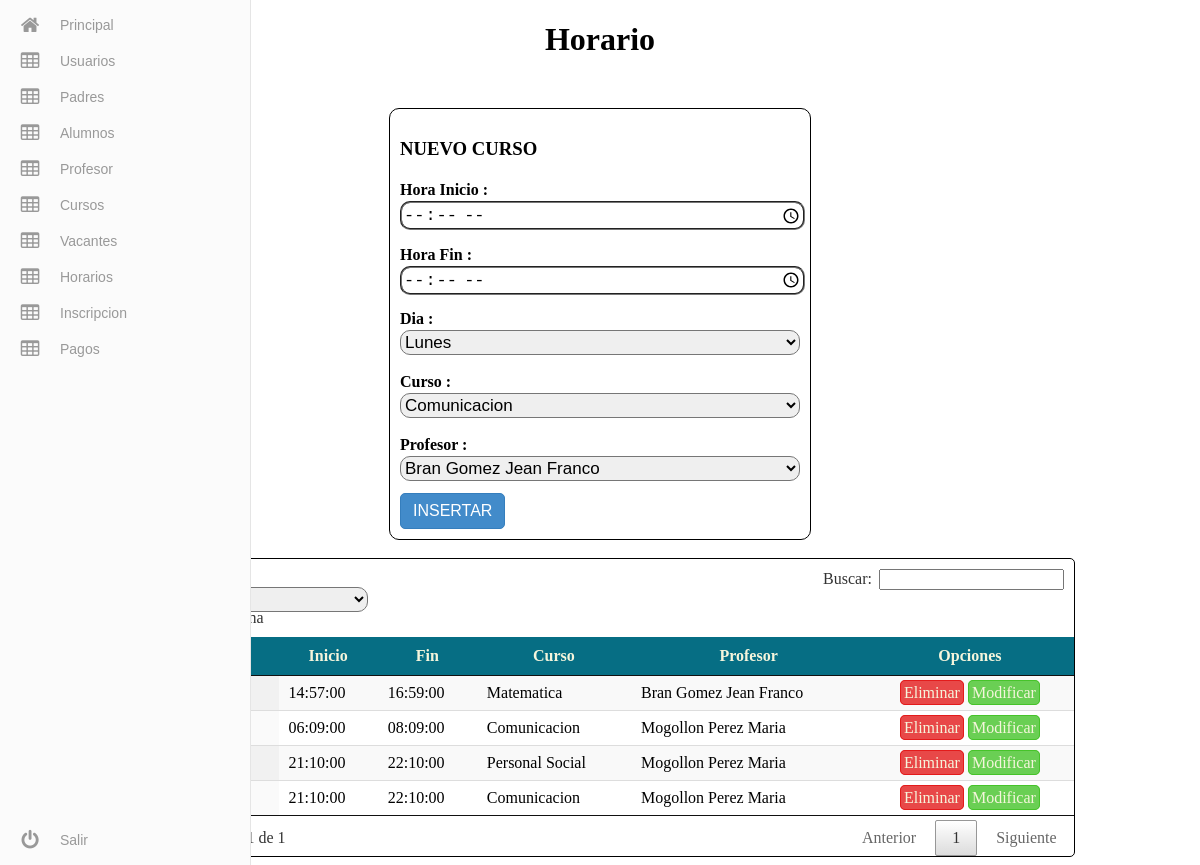
Page /admin/Horario/nuevo.php?id=4 (signed in) on the committed database.
### tables this page shows
CREATE TABLE `horario_d` (
  `id_deta` int(11) NOT NULL,
  `id_horario` int(11) NOT NULL,
  `dia` int(11) NOT NULL,
  `dia_nombre` varchar(45) NOT NULL,
  `id_curso` int(11) NOT NULL,
  `hora_i` time NOT NULL,
  `hora_f` time NOT NULL,
  `id_profesor` int(11) NOT NULL
);

CREATE TABLE `cursos` (
  `id_curso` int(11) NOT NULL,
  `curso` varchar(50) NOT NULL
);

CREATE TABLE `profesor` (
  `id_profesor` int(11) NOT NULL,
  `nombre` varchar(45) NOT NULL,
  `paterno` varchar(45) NOT NULL,
  `materno` varchar(45) NOT NULL,
  `direccion` varchar(45) NOT NULL,
  `telefono` varchar(10) NOT NULL,
  `genero` varchar(10) NOT NULL,
  `correo` varchar(45) NOT NULL,
  `id_usuario` int(11) NOT NULL
);

### admin/Horario/nuevo.php (the view, shortened to what this page needs)
<?php
    $re=mysql_query("SELECT id_curso,curso FROM cursos");
    $re2=mysql_query("SELECT id_profesor,paterno,materno,nombre FROM profesor");
?>
<!DOCTYPE html>
<html>
  <head>
    <link rel="stylesheet" href="../css/menu.css">
    <link rel="stylesheet" href="../css/tabla.css?v3">
        <link rel="stylesheet" href="../css/tabla.css?v2">
    <link rel="stylesheet" type="text/css" href="../css/jquery.dataTables.min.css">
    <link rel="stylesheet" type="text/css" href="../css/jquery.dataTables.min.css">
  </head>
  <body>
    <?php
        include ('../include/menu.php');
    ?>
    <center><h1>Horario</h1></center>
       <?php
            if(isset($_GET['id'])){
        ?>
           <form action="insertar2.php" method="post">
                <div class="modificar">
                    <h3>NUEVO CURSO</h3>
                    <h4>Hora Inicio : </h4>
                    <input type="time" name="inicio" value="" required autocomplete="off" autofocus>
                    <h4>Hora Fin : </h4>
                    <input type="time" name="fin" value="" required autocomplete="off" autofocus>
                    <h4>Dia : </h4>
                    <select name="select">
                      <option value="1-Lunes">Lunes</option>
                    </select>
                    <h4>Curso : </h4>
                    <select name="curso">
                               <?php
                                    while ($ver=mysql_fetch_row($re)) {
                               ?>
                                    <option value="<?php echo $ver[0]; ?>"><?php echo $ver[1]; ?></option>
                                <?php
                                    }
                                ?>
                    </select>
                    <h4>Profesor : </h4>
                    <select name="profesor">
                               <?php
                                    while ($ver2=mysql_fetch_row($re2)) {
                               ?>
                                    <option value="<?php echo $ver2[0]; ?>"><?php echo $ver2[1]." ".$ver2[2]." ".$ver2[3]; ?></option>
                                <?php
                                    }
                                ?>
                    </select>
                    <button>INSERTAR</button>
                </div>
            </form>
        <?php
            }
        ?>
        <br>
        <div class="tablas">
        <table id="example" class="display" cellspacing="0" width="100%">
			<thead>
				<tr>
                    <th>Inicio</th>
                    <th>Fin</th>
                    <th>Curso</th>
                    <th>Profesor</th>
					<th>Opciones</th>
				</tr>
			</thead>
			<tbody>
				<?php
                if(isset($_GET['id'])){
                     $id=$_GET['id'];
                    $re=mysql_query("SELECT * FROM horario,horario_d,cursos,profesor WHERE horario.id_horario=horario_d.id_horario AND horario_d.id_curso=cursos.id_curso and horario_d.id_profesor=profesor.id_profesor and horario.id_horario='".$id."'");
                    while($row =mysql_fetch_array($re)){  ?>
					<tr>
						<td><?php echo $row['id_deta']; ?></td>
						<td><?php echo $row['dia_nombre']; ?></td>
                        <td><?php echo $row['hora_i']; ?></td>
                        <td><?php echo $row['hora_f']; ?></td>
                        <td><?php echo $row['curso']; ?></td>
                        <td><?php echo $row['paterno']." ".$row['materno']." ".$row['nombre']; ?></td>
						<td><center><a class="eli" href="eliminar2.php?id=<?php echo $row['id_deta']; ?>&id2=<?php echo $row['id_horario']; ?>" onclick="javascript:return confirmacion();">Eliminar</a>
                            <a class="edi" href="modificar_d.php?id=<?php echo $row['id_deta']; ?>&id2=<?php echo $row['id_horario']; ?>&id3=n" >Modificar</a></center></td>
					</tr>
				<?php }
                    }
                ?>
			</tbody>
		</table>
    </div>
  </body>
</html>

### admin/css/tabla.css (style rules this page uses)
.tablas { border: solid 1px black; width: 80%; min-width: 100px; margin-left: auto; margin-right: auto; border-radius: 5px; }
thead { background: #066e84; margin-top: 5px; color: beige; }
.tablas a { padding: 3px; margin-left: auto; margin-right: auto; border-radius: 5px; text-decoration: none; color: beige; }
.eli { border: solid 1px #E31B1B; background: #e84848; }
.edi { border: solid 1px #46C32A; background: #6acf54; }
.modificar { width: 400px; border: solid 1px black; border-radius: 10px; margin-top: 50px; padding: 10px; margin-left: auto; margin-right: auto; }
.modificar input,select { width: 100%; height: 25px; border-radius: 10px; border-style: groove; font-size: 17px; margin-bottom: -10px; }
.modificar h4 { width: 100%; margin-bottom: 2px; }
button { background: #428bca; border: #357ebd solid 1px; border-radius: 5px; color: #fff; display: inline-block; font-size: 16px; padding: 8px 12px; text-decoration: none; text-align: center; min-width: 40px; position: relative; transition: color .1s ease; margin-top: 15px; clear: right; cursor: pointer; }

### rows in the picture
horario_d: hora_i "14:57:00", hora_f "16:59:00", id_curso.curso "Matematica", id_profesor.paterno "Bran", id_profesor.materno "Gomez", id_profesor.nombre "Jean Franco"
horario_d: hora_i "06:09:00", hora_f "08:09:00", id_curso.curso "Comunicacion", id_profesor.paterno "Mogollon", id_profesor.materno "Perez", id_profesor.nombre "Maria"
horario_d: hora_i "21:10:00", hora_f "22:10:00", id_curso.curso "Personal Social", id_profesor.paterno "Mogollon", id_profesor.materno "Perez", id_profesor.nombre "Maria"
horario_d: hora_i "21:10:00", hora_f "22:10:00", id_curso.curso "Comunicacion", id_profesor.paterno "Mogollon", id_profesor.materno "Perez", id_profesor.nombre "Maria"

### other values in the picture
form field curso "Comunicacion"
form field profesor "Bran Gomez Jean Franco"
